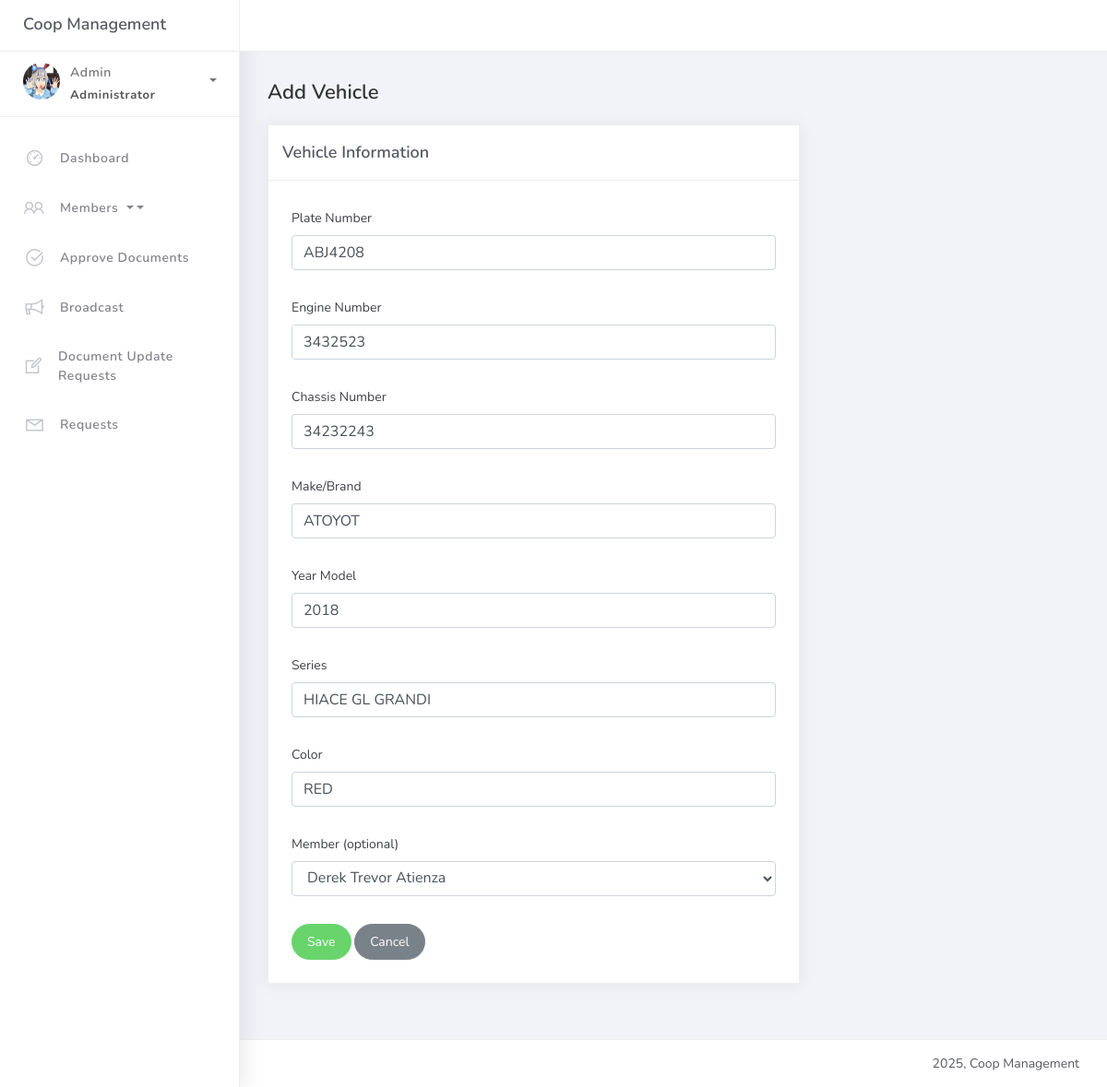
The app's page /vehicles/1/edit/ (signed in) with its own data.
### coop/models.py (models this page shows, shortened)
class Vehicle(models.Model):
    plate_number = models.CharField(max_length=20, unique=True)
    engine_number = models.CharField(max_length=50, blank=True, null=True)
    chassis_number = models.CharField(max_length=50, blank=True, null=True)
    make_brand = models.CharField(max_length=100, blank=True, null=True)
    body_type = models.CharField(max_length=50, default="van", editable=False)
    year_model = models.PositiveIntegerField(blank=True, null=True)
    series = models.CharField(max_length=50, blank=True, null=True)
    color = models.CharField(max_length=30, blank=True, null=True)
    member = models.ForeignKey(Member, on_delete=models.SET_NULL, null=True, blank=True, related_name="vehicles")

### coop/views.py (the view)
# urls.py: path("vehicles/<int:pk>/edit/", views.VehicleUpdateView.as_view(), name="vehicle_edit"),
@method_decorator(login_required, name='dispatch')
class VehicleUpdateView(UpdateView):
    model = Vehicle
    form_class = VehicleForm
    template_name = "vehicle_add.html"
    success_url = reverse_lazy("vehicle-list")

### coop/models.py (called while the page is built)
    def __str__(self):
        return self.full_name

### templates/vehicle_add.html (shortened to what this page needs)
{% extends 'base.html' %}
{% load static %}
{% block content %}
<div class="content">
    <div class="container-fluid">
        <h4 class="page-title">Add Vehicle</h4>
        <div class="row">
            <div class="col-md-8">
                <div class="card">
                    <div class="card-header">
                        <div class="card-title">Vehicle Information</div>
                    </div>
                    <div class="card-body">
                        <form method="POST">
                            <div class="form-group">
                                <label for="id_plate_number">Plate Number</label>
                                {{ form.plate_number }}
                            </div>
                            <div class="form-group">
                                <label for="id_engine_number">Engine Number</label>
                                {{ form.engine_number }}
                            </div>
                            <div class="form-group">
                                <label for="id_chassis_number">Chassis Number</label>
                                {{ form.chassis_number }}
                            </div>
                            <div class="form-group">
                                <label for="id_make_brand">Make/Brand</label>
                                {{ form.make_brand }}
                            </div>
                            <div class="form-group">
                                <label for="id_year_model">Year Model</label>
                                {{ form.year_model }}
                            </div>
                            <div class="form-group">
                                <label for="id_series">Series</label>
                                {{ form.series }}
                            </div>
                            <div class="form-group">
                                <label for="id_color">Color</label>
                                {{ form.color }}
                            </div>
                            <div class="form-group">
                                <label for="id_member">Member (optional)</label>
                                {{ form.member }}
                            </div>
                            <div class="form-group">
                                <button type="submit" class="btn btn-success btn-rounded">Save</button>
                                <a href="{% url 'vehicle_list' %}" class="btn btn-secondary btn-rounded">Cancel</a>
                            </div>
                        </form>
                    </div>
                </div>
            </div>
        </div>
    </div>
</div>
{% endblock %}

### records on screen
Vehicle: plate_number "ABJ4208", engine_number "3432523", chassis_number "34232243", make_brand "ATOYOT", year_model "2018", series "HIACE GL GRANDI", color "RED", member "Derek Trevor Atienza"
